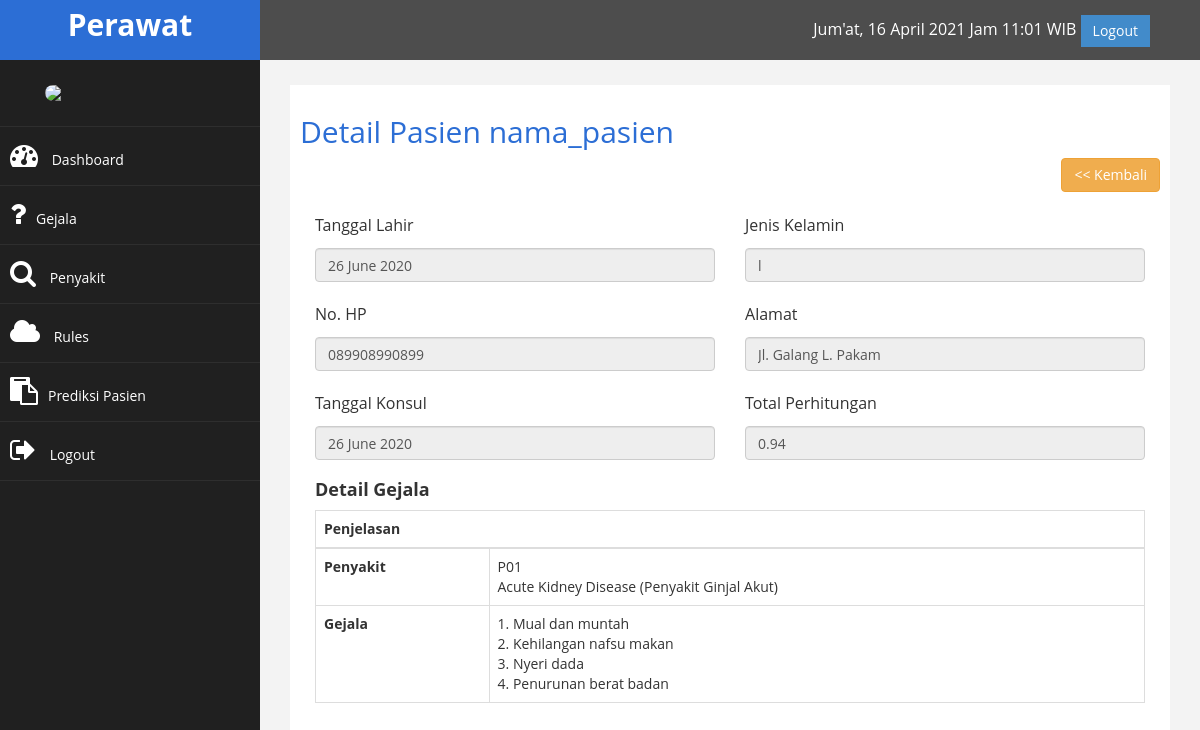
Screenshot of /admin/index.php?halaman=diagnosadetail&id=1 (signed in) with the database file from the repository.
### tables this page shows
CREATE TABLE `pasien` (
  `id_pasien` int(11) NOT NULL,
  `nama_pasien` varchar(100) NOT NULL,
  `tgl_lahir` date NOT NULL,
  `jk` enum('p','l') NOT NULL,
  `no_hp` varchar(15) NOT NULL,
  `alamat` text NOT NULL,
  `tgl_konsul` date NOT NULL,
  `id_penyakit` longtext NOT NULL,
  `gejala` longtext DEFAULT NULL,
  `pilihan_user` longtext NOT NULL,
  `total_perhitungan` float NOT NULL
);

CREATE TABLE `penyakit` (
  `id_penyakit` int(11) NOT NULL,
  `kode_penyakit` varchar(255) NOT NULL,
  `nama_penyakit` varchar(255) NOT NULL,
  `solusi` text NOT NULL
);

CREATE TABLE `gejala` (
  `id_gejala` int(11) NOT NULL,
  `kode_gejala` varchar(50) NOT NULL,
  `nama_gejala` varchar(255) NOT NULL,
  `mb` double NOT NULL,
  `md` double NOT NULL,
  `nilai_bobot` float NOT NULL
);

### admin/diagnosadetail.php (the view, shortened to what this page needs)
<?php $ambil=$koneksi->query("SELECT * FROM pasien WHERE pasien.id_pasien='$_GET[id]'");
$detail = $ambil->fetch_assoc();
?>
<h2>Detail Pasien <?php echo $detail['nama_pasien']; ?> </h2>
<div class="pull-right">
    <a href="index.php?halaman=diagnosa" class="btn btn-warning">
        << Kembali </a>
</div>
<br>
<div class="form-row">
    <div class="form-group">
        <div class="col-md-6">
            <p> Tanggal Lahir</p>
            <input type="text" readonly value="<?php  echo date ('d F Y', strtotime($detail['tgl_lahir']));?>"
                class="form-control">
        </div>
    </div>
</div>
<div class="form-row">
    <div class="form-group">
        <div class="col-md-6">
            <p>Jenis Kelamin</p>
            <input type="text" readonly value="<?php echo $detail['jk']; ?>" class="form-control">
        </div>
    </div>
</div>
<div class="form-row">
    <div class="form-group">
        <div class="col-md-6">
            <p>No. HP</p>
            <input type="text" readonly value="<?php echo $detail['no_hp']; ?>" class="form-control">
        </div>
    </div>
</div>
<div class="form-row">
    <div class="form-group">
        <div class="col-md-6">
            <p>Alamat</p>
            <input type="text" readonly value="<?php echo $detail['alamat']; ?>" class="form-control">
        </div>
    </div>
</div>
<div class="form-row">
    <div class="form-group">
        <div class="col-md-6">
            <p>Tanggal Konsul</p>
            <input type="text" readonly value="<?php echo date ('d F Y', strtotime( $detail['tgl_konsul'])); ?>"
                class="form-control">
        </div>
    </div>
</div>
<div class="form-row">
    <div class="form-group">
        <div class="col-md-6">
            <p>Total Perhitungan</p>
            <input type="text" readonly value="<?php echo round($detail['total_perhitungan'],2); ?>"
                class="form-control">
        </div>
    </div>
</div>
<div class="form-row">
    <div class="form-group">
        <div class="col-md-12">
            <h4><strong>Detail Gejala</strong></h4>
            <table class="table table-bordered">
                <thead>
                    <tr>
                        <th colspan="2">Penjelasan</th>
                    </tr>
                </thead>
                <tbody>
                    <?php
                    $result = $koneksi->query("SELECT * FROM pasien JOIN penyakit ON pasien.id_penyakit = penyakit.id_penyakit WHERE id_pasien='".$_GET['id']."'");
                    while($row = mysqli_fetch_array($result)):
                        echo "<tr>";
                        echo "<th>Penyakit</th>";
                        echo "<td>" . $row['kode_penyakit'] . " <br> " . $row['nama_penyakit'] . "</td>";
                        echo "</tr>";
                        echo "<tr>";
                        echo "<th>Gejala</th>";
                        echo "<td>";
                        $gejala = unserialize($row['gejala']);
                        foreach ($gejala as $key => $value) {
                            $result_gejala = $koneksi->query("SELECT * FROM gejala WHERE id_gejala='".$value."'");
                            while($row_gejala = mysqli_fetch_array($result_gejala)):
                                echo $key+1 . ". " . $row_gejala['nama_gejala'] . "<br>";
                            endwhile;
                        }
                        echo "</td>";
                        echo "</tr>";
                    endwhile;
               ?>
                </tbody>
            </table>
        </div>
    </div>
</div>

### assets/css/custom.css (style rules this page uses)
body { font-family: 'Open Sans', sans-serif; }
h2 { color: #2c6ed5; }
h4 { padding-top:10px; }
p { font-size:16px; line-height:25px; padding-top:20px; }

### rows the page displays
pasien: nama_pasien "nama_pasien", tgl_lahir "26 June 2020", jk "l", no_hp "089908990899", alamat "Jl. Galang L. Pakam", tgl_konsul "26 June 2020", total_perhitungan "0.94", id_penyakit.kode_penyakit "P01", id_penyakit.nama_penyakit "Acute Kidney Disease (Penyakit Ginjal Akut)"
gejala: nama_gejala "Mual dan muntah"
gejala: nama_gejala "Kehilangan nafsu makan"
gejala: nama_gejala "Nyeri dada"
gejala: nama_gejala "Penurunan berat badan"
